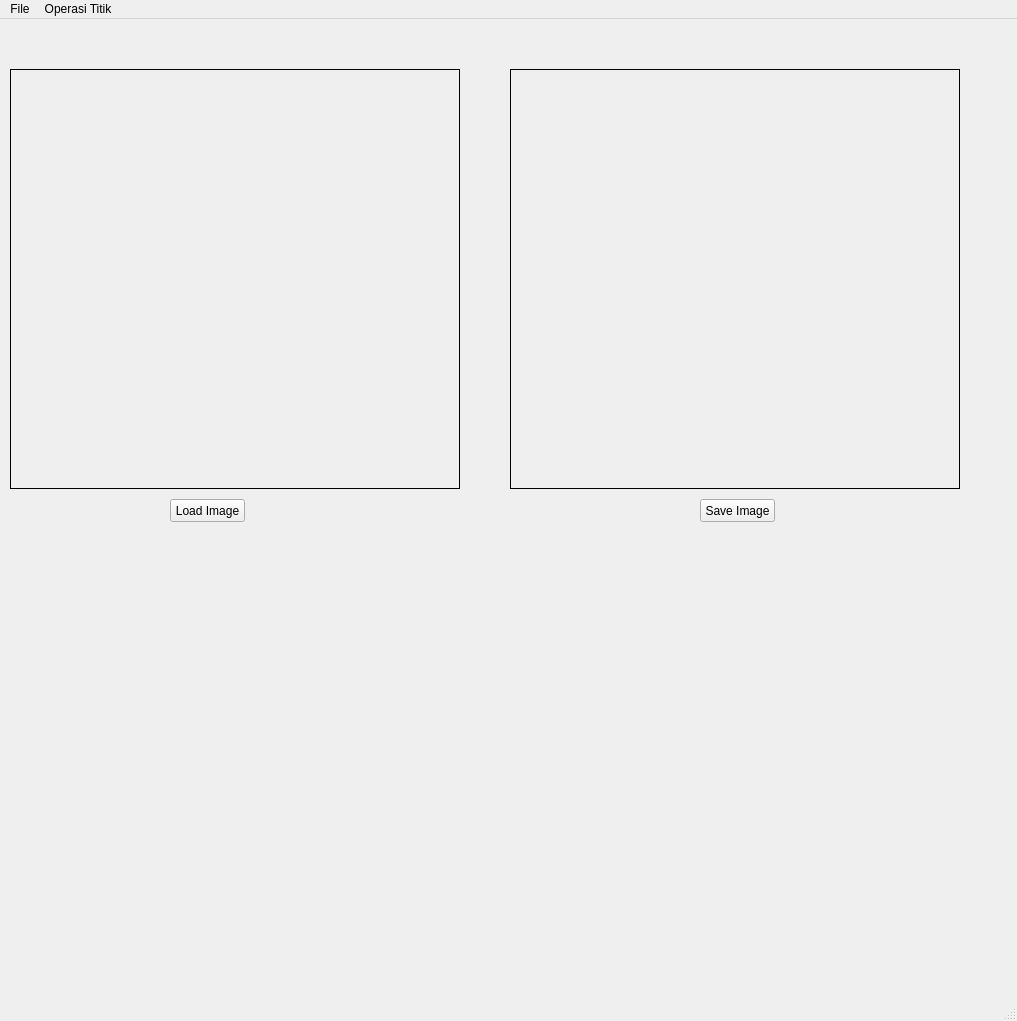
<?xml version="1.0" encoding="UTF-8"?>
<ui version="4.0">
 <class>MainWindow</class>
 <widget class="QMainWindow" name="MainWindow">
  <property name="geometry">
   <rect>
    <x>0</x>
    <y>0</y>
    <width>1017</width>
    <height>1021</height>
   </rect>
  </property>
  <property name="windowTitle">
   <string>MainWindow</string>
  </property>
  <widget class="QWidget" name="centralwidget">
   <widget class="QPushButton" name="loadButton">
    <property name="geometry">
     <rect>
      <x>170</x>
      <y>480</y>
      <width>75</width>
      <height>23</height>
     </rect>
    </property>
    <property name="text">
     <string>Load Image</string>
    </property>
   </widget>
   <widget class="QLabel" name="imgLabel">
    <property name="geometry">
     <rect>
      <x>10</x>
      <y>50</y>
      <width>450</width>
      <height>420</height>
     </rect>
    </property>
    <property name="frameShape">
     <enum>QFrame::Box</enum>
    </property>
    <property name="text">
     <string/>
    </property>
   </widget>
   <widget class="QLabel" name="hasilLabel">
    <property name="geometry">
     <rect>
      <x>510</x>
      <y>50</y>
      <width>450</width>
      <height>420</height>
     </rect>
    </property>
    <property name="frameShape">
     <enum>QFrame::Box</enum>
    </property>
    <property name="text">
     <string/>
    </property>
   </widget>
   <widget class="QPushButton" name="saveButton">
    <property name="geometry">
     <rect>
      <x>700</x>
      <y>480</y>
      <width>75</width>
      <height>23</height>
     </rect>
    </property>
    <property name="text">
     <string>Save Image</string>
    </property>
   </widget>
  </widget>
  <widget class="QMenuBar" name="menubar">
   <property name="geometry">
    <rect>
     <x>0</x>
     <y>0</y>
     <width>1017</width>
     <height>21</height>
    </rect>
   </property>
   <widget class="QMenu" name="menuFile">
    <property name="title">
     <string>File</string>
    </property>
    <addaction name="actionLoad_Image"/>
    <addaction name="actionSave_Image"/>
   </widget>
   <widget class="QMenu" name="menuOperasi_Titik">
    <property name="title">
     <string>Operasi Titik</string>
    </property>
    <addaction name="actionGrayScale"/>
   </widget>
   <addaction name="menuFile"/>
   <addaction name="menuOperasi_Titik"/>
  </widget>
  <widget class="QStatusBar" name="statusbar"/>
  <action name="actionGrayScale">
   <property name="text">
    <string>GrayScale</string>
   </property>
  </action>
  <action name="actionLoad_Image">
   <property name="text">
    <string>Load Image</string>
   </property>
  </action>
  <action name="actionSave_Image">
   <property name="text">
    <string>Save Image</string>
   </property>
  </action>
 </widget>
 <resources/>
 <connections/>
</ui>
